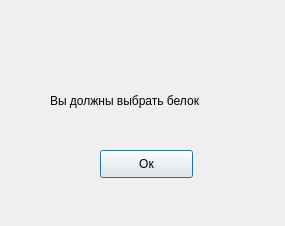
<?xml version="1.0" encoding="UTF-8"?>
<ui version="4.0">
 <class>warning</class>
 <widget class="QDialog" name="warning">
  <property name="geometry">
   <rect>
    <x>0</x>
    <y>0</y>
    <width>285</width>
    <height>226</height>
   </rect>
  </property>
  <property name="windowTitle">
   <string>Dialog</string>
  </property>
  <widget class="QLabel" name="label">
   <property name="geometry">
    <rect>
     <x>50</x>
     <y>70</y>
     <width>201</width>
     <height>61</height>
    </rect>
   </property>
   <property name="styleSheet">
    <string notr="true">font: 9pt &quot;Arial Rounded MT Bold&quot;;</string>
   </property>
   <property name="text">
    <string>Вы должны выбрать белок</string>
   </property>
  </widget>
  <widget class="QPushButton" name="pushButton">
   <property name="geometry">
    <rect>
     <x>100</x>
     <y>150</y>
     <width>93</width>
     <height>28</height>
    </rect>
   </property>
   <property name="text">
    <string>Ок</string>
   </property>
  </widget>
 </widget>
 <resources/>
 <connections/>
</ui>
